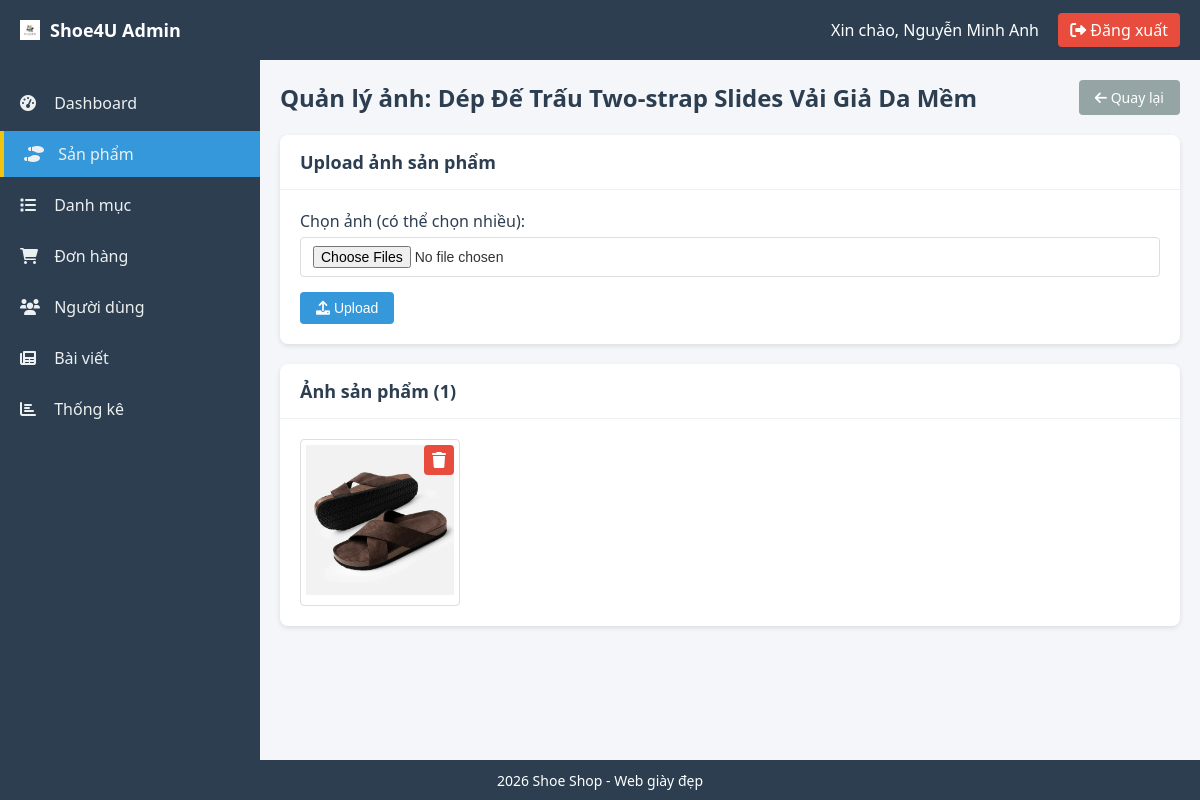
The app's page /views/admin/products/images.php?id=35 (signed in) with its own data.
### tables this page shows
CREATE TABLE `products` (
  `product_id` int(11) NOT NULL,
  `product_name` varchar(200) DEFAULT NULL,
  `price` decimal(10,2) DEFAULT NULL,
  `description` text DEFAULT NULL,
  `category_id` int(11) DEFAULT NULL,
  `brand` varchar(100) DEFAULT NULL,
  `gender` enum('Nam','Nữ','Unisex') DEFAULT NULL,
  `is_best_seller` tinyint(1) DEFAULT 0,
  `material` text DEFAULT NULL,
  `origin` varchar(100) DEFAULT NULL,
  `detailed_description` text DEFAULT NULL,
  `size_guide` text DEFAULT NULL,
  `created_at` datetime DEFAULT current_timestamp()
);

CREATE TABLE `product_images` (
  `image_id` int(11) NOT NULL,
  `product_id` int(11) DEFAULT NULL,
  `image_url` varchar(255) DEFAULT NULL
);

### views/admin/products/images.php (the view, shortened to what this page needs)
<?php
require_once '../layouts/auth_check.php';
$product_id = isset($_GET['id']) ? (int)$_GET['id'] : 0;
$product = mysqli_fetch_assoc(mysqli_query($conn, "SELECT * FROM products WHERE product_id = $product_id"));
$images = mysqli_query($conn, "SELECT * FROM product_images WHERE product_id = $product_id");
include '../layouts/header.php';
include '../layouts/sidebar.php';
?>
<div class="content-header">
    <h1>Quản lý ảnh: <?php echo $product['product_name']; ?></h1>
    <a href="variants.php?id=<?php echo $product_id; ?>" class="btn btn-secondary">
        <i class="fas fa-arrow-left"></i> Quay lại
    </a>
</div>
<div class="card">
    <div class="card-header">
        <h3>Upload ảnh sản phẩm</h3>
    </div>
    <div class="card-body">
        <form method="POST" enctype="multipart/form-data">
            <div class="form-group">
                <label>Chọn ảnh (có thể chọn nhiều):</label>
                <input type="file" name="images[]" multiple accept="image/*" required class="form-control">
            </div>
            <button type="submit" class="btn btn-primary">
                <i class="fas fa-upload"></i> Upload
            </button>
        </form>
    </div>
</div>
<div class="card mt-3">
    <div class="card-header">
        <h3>Ảnh sản phẩm (<?php echo mysqli_num_rows($images); ?>)</h3>
    </div>
    <div class="card-body">
        <div class="image-gallery">
            <?php if(mysqli_num_rows($images) > 0): ?>
                <?php while($row = mysqli_fetch_assoc($images)): ?>
                <div class="image-item">
                    <img src="../../assets/images/products/<?php echo $row['image_url']; ?>"
                         alt="Product Image"
                         style="width: 100%; height: 150px; object-fit: cover;">
                    <div class="image-actions">
                        <a href="?id=<?php echo $product_id; ?>&delete_image=<?php echo $row['image_id']; ?>"
                           class="btn-delete-image"
                           onclick="return confirm('Xóa ảnh này?')">
                            <i class="fas fa-trash"></i>
                        </a>
                    </div>
                </div>
                <?php endwhile; ?>
            <?php else: ?>
                <p class="text-center">Chưa có ảnh nào</p>
            <?php endif; ?>
        </div>
    </div>
</div>
<?php include '../layouts/footer.php'; ?>

### assets/css/admin.css (style rules this page uses)
* { margin: 0; padding: 0; box-sizing: border-box; }
body { font-family: 'Segoe UI', Tahoma, Geneva, Verdana, sans-serif; background: #f4f6f9; color: #333; }
.content-header { display: flex; justify-content: space-between; align-items: center; margin-bottom: 20px; }
.content-header h1 { font-size: 24px; color: #2c3e50; }
.card { background: #fff; border-radius: 8px; box-shadow: 0 2px 5px rgba(0,0,0,0.1); margin-bottom: 20px; }
.card-header { padding: 15px 20px; border-bottom: 1px solid #ecf0f1; display: flex; justify-content: space-between; align-items: center; }
.card-header h3 { font-size: 18px; color: #2c3e50; }
.card-body { padding: 20px; }
.btn { display: inline-block; padding: 8px 16px; border: none; border-radius: 4px; font-size: 14px; cursor: pointer; text-decoration: none; transition: all 0.3s; }
.btn-primary { background: #3498db; color: #fff; }
.btn-secondary { background: #95a5a6; color: #fff; }
.form-group { margin-bottom: 15px; }
.form-group label { display: block; margin-bottom: 5px; font-weight: 500; color: #2c3e50; }
.form-control { width: 100%; padding: 8px 12px; border: 1px solid #ddd; border-radius: 4px; font-size: 14px; }
.image-gallery { display: grid; grid-template-columns: repeat(auto-fill, minmax(150px, 1fr)); gap: 15px; }
.image-item { position: relative; border: 1px solid #ddd; border-radius: 4px; padding: 5px; }
.image-item img { width: 100%; height: 150px; object-fit: cover; }
.image-actions { position: absolute; top: 5px; right: 5px; }
.btn-delete-image { display: inline-block; width: 30px; height: 30px; background: #e74c3c; color: #fff; text-align: center; line-height: 30px; border-radius: 4px; text-decoration: none; }

### records on screen
products: product_name "Dép Đế Trấu Two-strap Slides Vải Giả Da Mềm"
product_images: image_url (picture)

### other values on screen
$_SESSION['full_name'] "Nguyễn Minh Anh"
mysqli_num_rows($images) "1"
